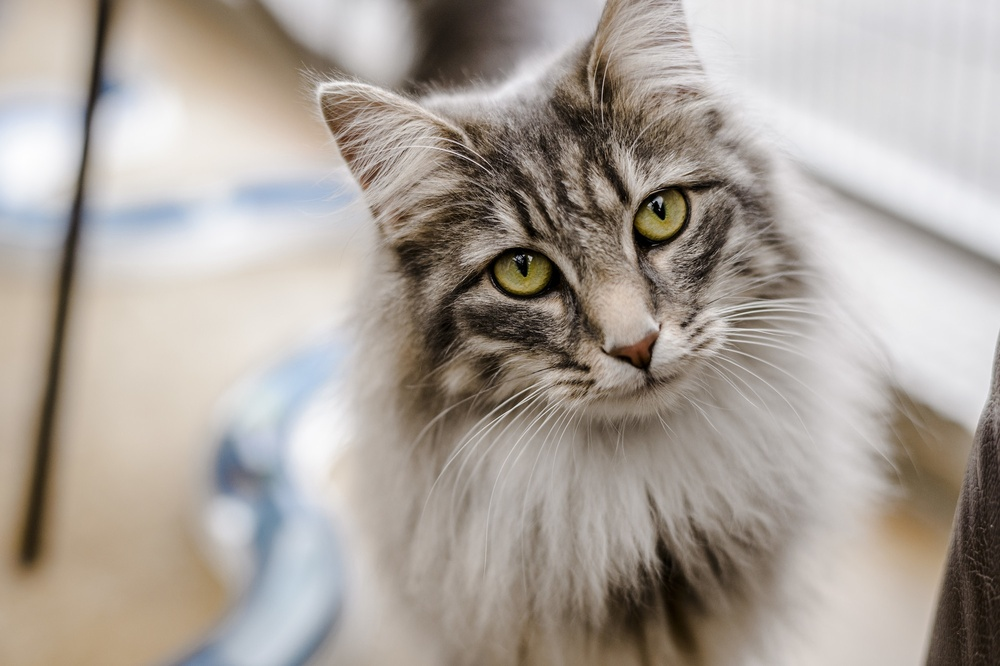
#> input picture cat.jpg, 1000 x 666 px, shrunk from 2000 x 1331 before the run
$ python sobel.py --image cat.jpg   (older library calls are emulated)
#> lines starting #> are read from the running program, lines starting #| are printed output that depends on the picture
import numpy as np
import argparse
import cv2

ap = argparse.ArgumentParser()
ap.add_argument("-i", "--image", required = True,
                help = "Path to the image")
args = vars(ap.parse_args())

image = cv2.imread(args["image"])
#> image is the input picture: shape (666, 1000, 3); mean B, G, R 154.5, 162.2, 170.3
image = cv2.cvtColor(image, cv2.COLOR_BGR2GRAY)
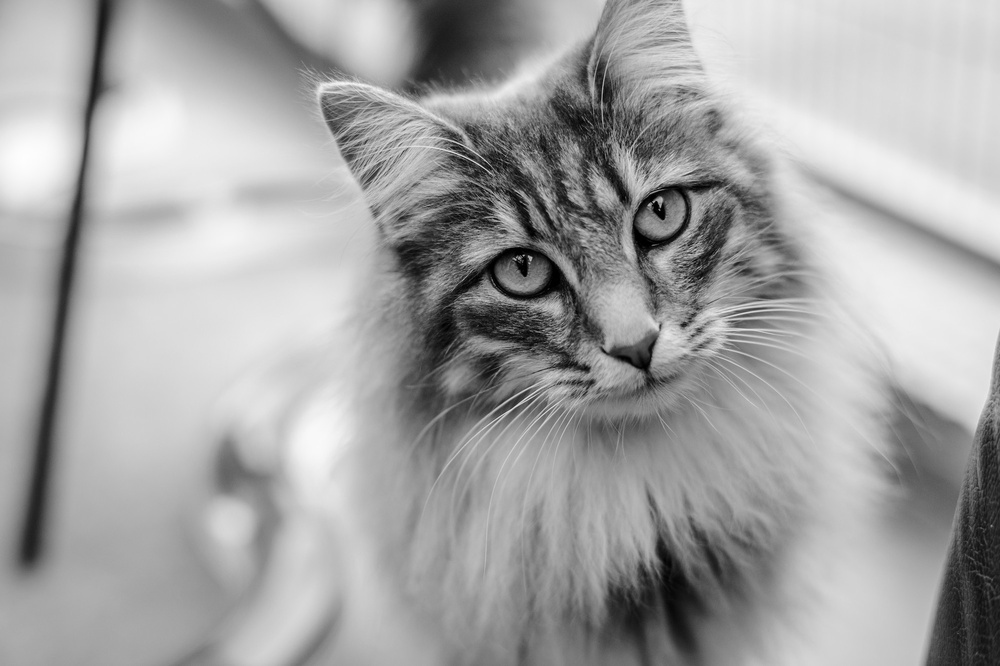
#> image: shape (666, 1000); min 0, max 254, mean 163.7
cv2.imshow("Image", image)
lap=cv2.Laplacian(image,cv2.CV_64F)
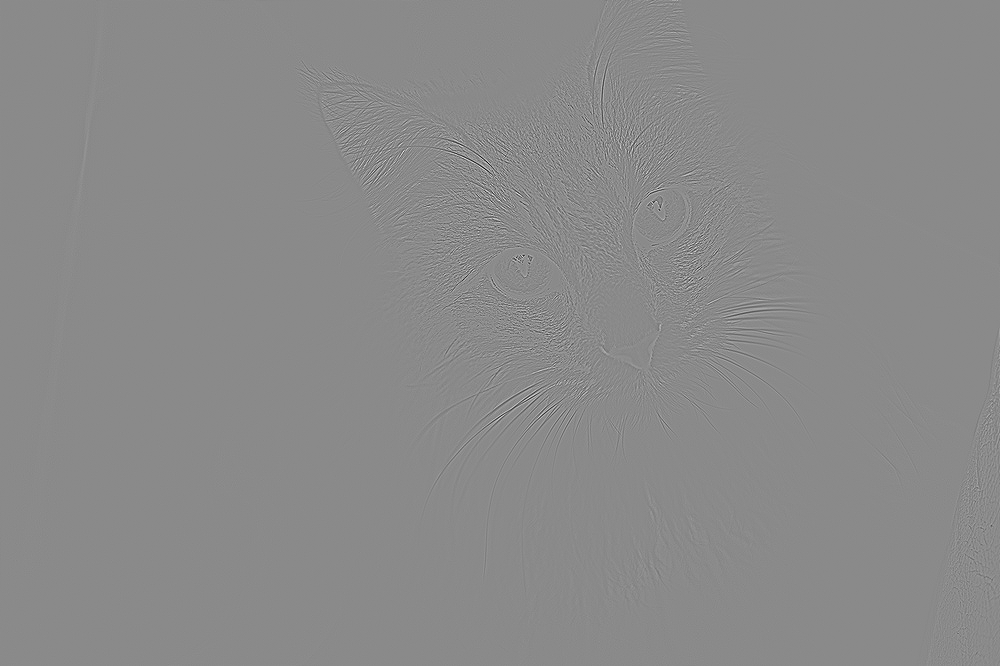
#> lap: shape (666, 1000) float64; min -447, max 377, mean 0; drawn with min black and max white
lap=np.uint8(np.absolute(lap))
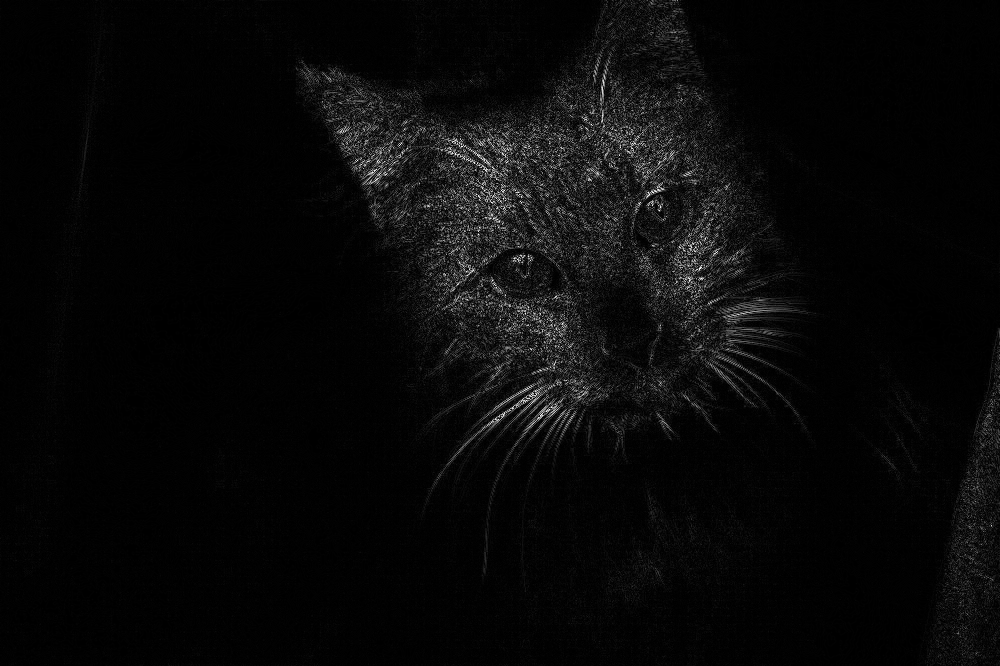
#> lap: shape (666, 1000); min 0, max 255, mean 8.8
cv2.imshow("Laplacian",lap)

sobelx=cv2.Sobel(image,cv2.CV_64F,1,0)
sobely=cv2.Sobel(image,cv2.CV_64F,0,1)
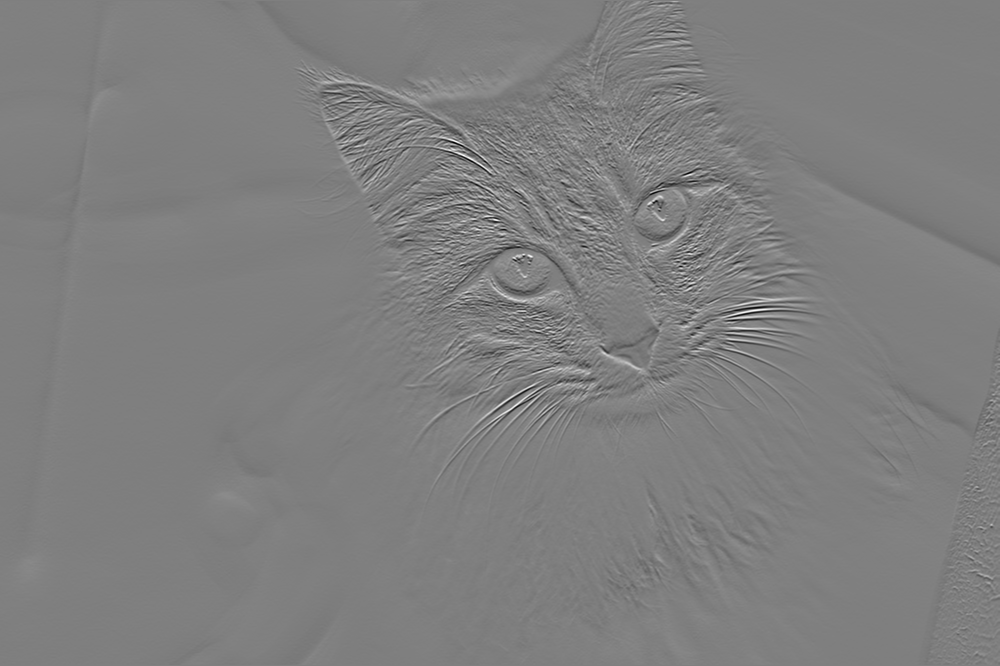
#> sobely: shape (666, 1000) float64; min -617, max 617, mean -0.3; drawn with min black and max white
sobelx=np.uint8(np.absolute(sobelx))
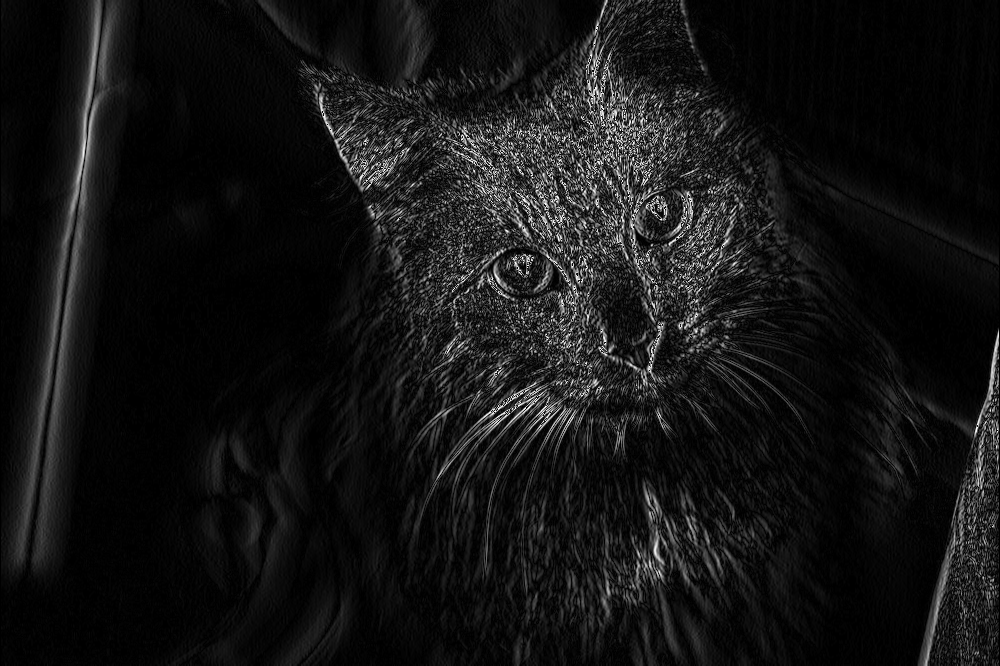
#> sobelx: shape (666, 1000); min 0, max 255, mean 20.3
sobely=np.uint8(np.absolute(sobely))
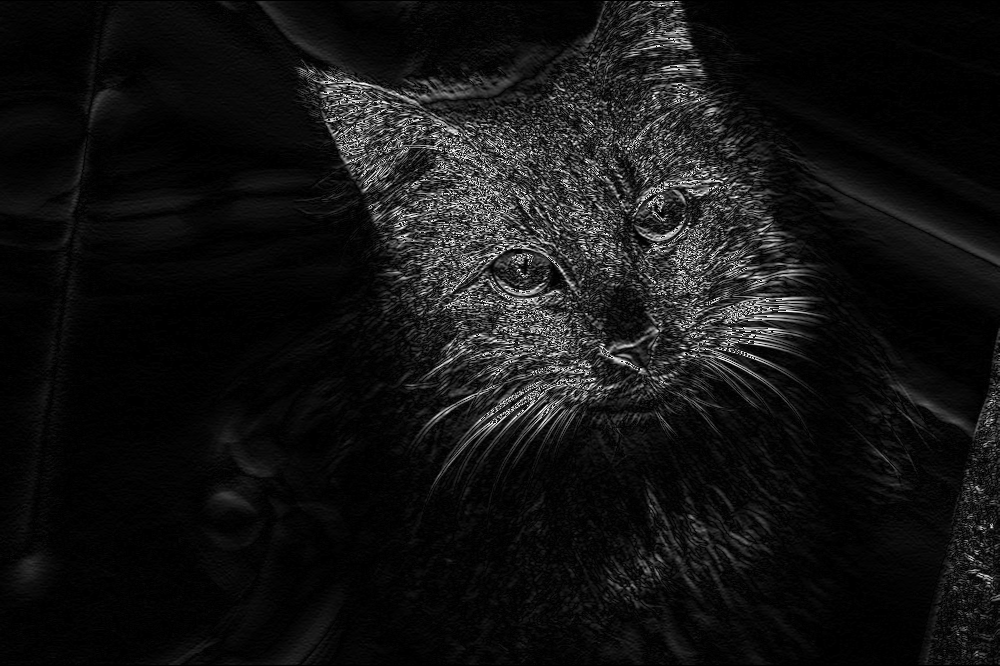
#> sobely: shape (666, 1000); min 0, max 255, mean 19.3

sobelc=cv2.bitwise_or(sobelx,sobely)
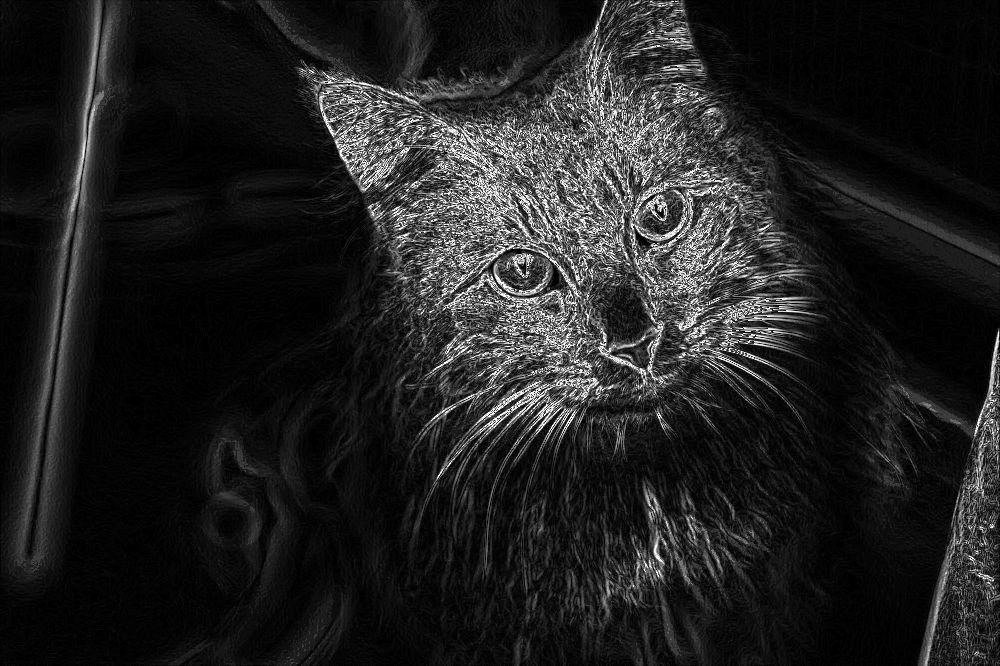
#> sobelc: shape (666, 1000); min 0, max 255, mean 32.8
cv2.imshow('x',sobelx)
cv2.imshow('y',sobely)
cv2.imshow('c',sobelc)
cv2.waitKey(0)

$ run again, on sadbeagle.png
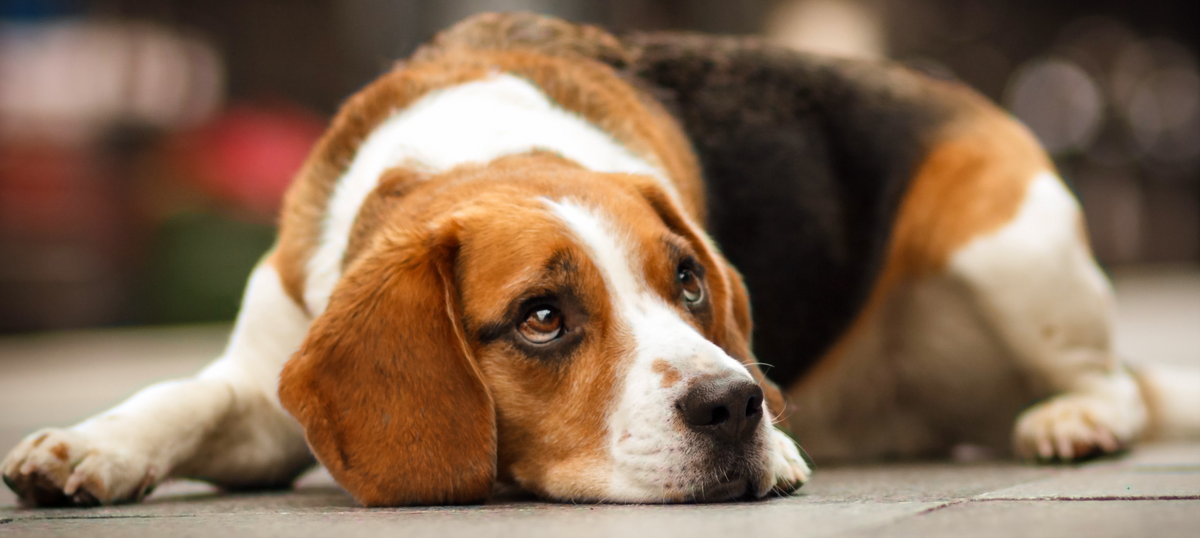
#> input picture sadbeagle.png, 1200 x 538 px
#> image is the input picture: shape (538, 1200, 3); mean B, G, R 85, 107.5, 134.4
#> image: shape (538, 1200)
#> `lap=cv2.Laplacian(image,cv2.CV_64F)`:
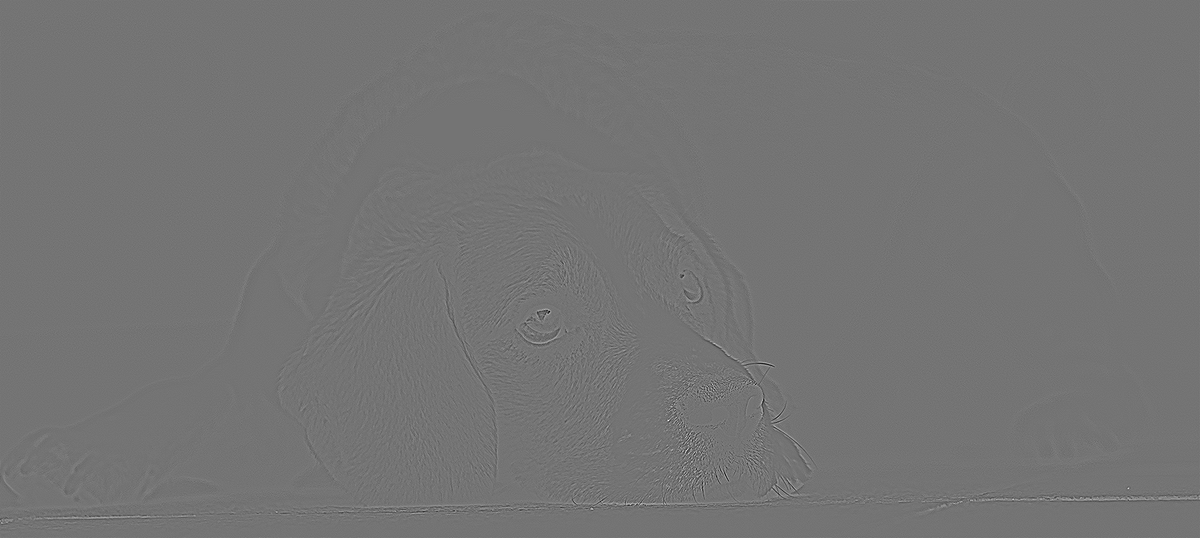
#> lap: shape (538, 1200) float64; min -206, max 245, mean 0; drawn with min black and max white
#> `sobelc=cv2.bitwise_or(sobelx,sobely)`:
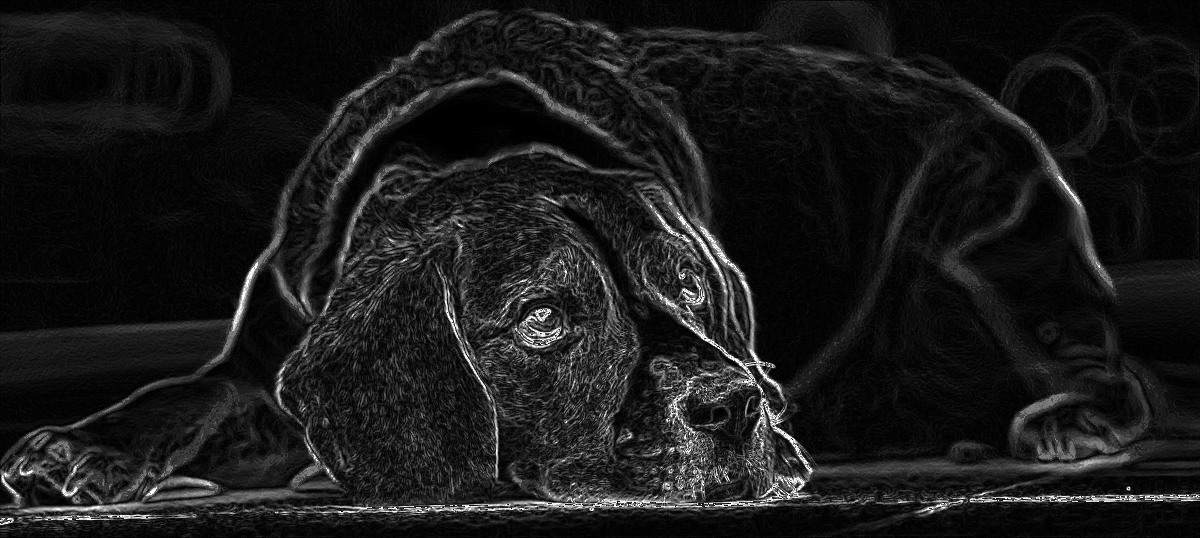
#> sobelc: shape (538, 1200); min 0, max 255, mean 25.8
